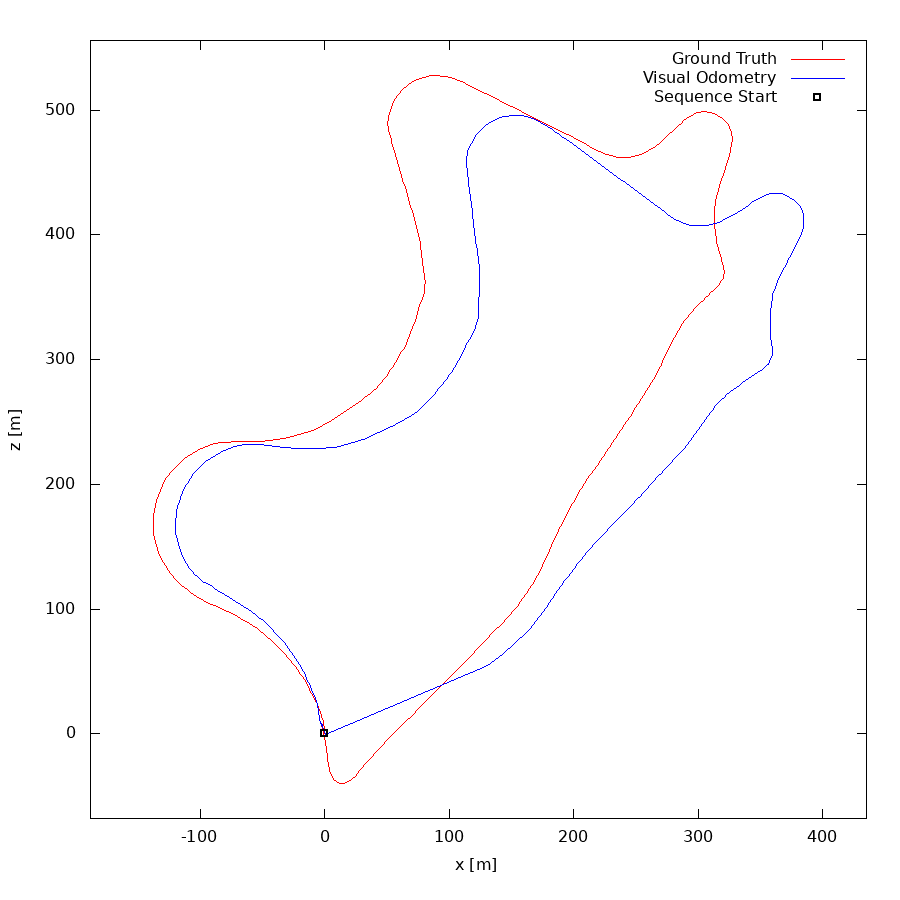

Write the gnuplot code that produced this figure.
set term postscript eps enhanced color
set output "09.eps"
set size ratio -1
set xrange [-188:435]
set yrange [-68:556]
set xlabel "x [m]"
set ylabel "z [m]"
plot "09.txt" using 1:2 lc rgb "#FF0000" title 'Ground Truth' w lines,"09.txt" using 3:4 lc rgb "#0000FF" title 'Visual Odometry' w lines,"< head -1 09.txt" using 1:2 lc rgb "#000000" pt 4 ps 1 lw 2 title 'Sequence Start' w points
